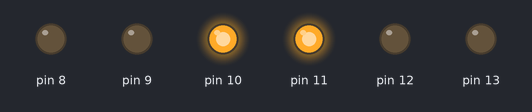
The sketch below on a simulated Arduino Uno, built with avr-gcc and run on an emulated ATmega328P. Parts: output pins drawn as LEDs (lit = HIGH).

Above: at 3.0 s.
At 34.8 s:
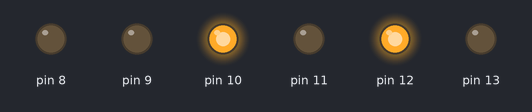
At 67.1 s:
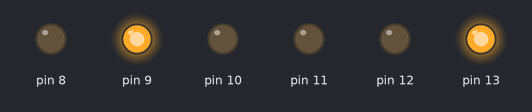
At 129.3 s:
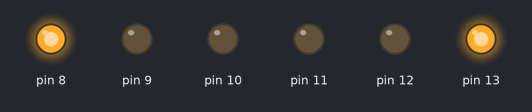
Timing chart, 0 to 130.0 s (numbered marks = the images above):
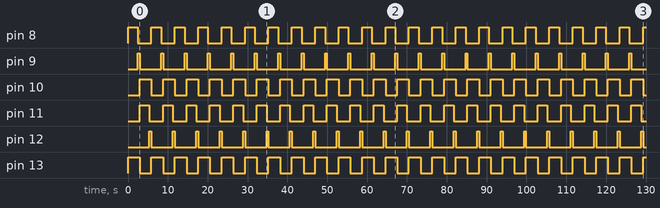

The sketch:

Semaforo.ino
```cpp
void setup() {
  // put your setup code here, to run once:
DDRB = DDRB | B00111111; // Data Direction Register B: Inputs 6-7, Output 0-5
//13=PB5:Rojo1
//12=PB4:Amarillo1
//11=PB3:Verde1
//10=PB2:Rojo2
//9=PB1:Amarillo2
//8=PB0:Verde2
}

void loop() {
  // put your main code here, to run repeatedly:
asm (
"inicio: \n\t"
//"sbi 0x05,0x05 \n\t" //Coloca 1 en bit 5 del RI/O 5
//"cbi 0x05,0x05 \n\t"//Coloca 0 en bit 5 del RI/O 5
"sbi 0x05,0x05 \n\t"//Enciende rojo1
"sbi 0x05,0x00 \n\t"//Enciende verde2
"call tiempo \n\t"//1 segundo
"call tiempo \n\t"
"call tiempo \n\t"
"call tiempo \n\t"
"call tiempo \n\t"
"cbi 0x05,0x00 \n\t"//Apaga verde2
"sbi 0x05,0x01 \n\t"//Enciende amarillo2
"call tiempo \n\t"
"cbi 0x05,0x01 \n\t"//Apaga amarillo2
"cbi 0x05,0x05 \n\t"//Apaga rojo1

"sbi 0x05,0x03 \n\t"//Enciende verde1
"sbi 0x05,0x02 \n\t"//Enciende rojo2

"call tiempo \n\t"
"call tiempo \n\t"
"call tiempo \n\t"
"call tiempo \n\t"
"call tiempo \n\t"
"cbi 0x05,0x03 \n\t"//Apga verde1
"sbi 0x05,0x04 \n\t"//Enciende amarillo1
"call tiempo \n\t"
"cbi 0x05,0x04 \n\t"//Apaga amarillo1
"sbi 0x05,0x05 \n\t"//Enciende rojo1
"cbi 0x05,0x02 \n\t"//Apaga rojo2
"sbi 0x05,0x00 \n\t"//Enciende verde2

"jmp main \n\t"//main

"tiempo: \n\t"
"LDI r22, 40 \n\t"//15
"LOOP_3: \n\t"
"LDI r21, 255 \n\t"
"LOOP_2: \n\t"
"LDI r20, 255 \n\t"
"LOOP_1: \n\t"
"DEC r20 \n\t"
"BRNE LOOP_1 \n\t"
"DEC r21 \n\t"
"BRNE LOOP_2 \n\t"
"DEC r22 \n\t"
"BRNE LOOP_3 \n\t"
"ret \n\t"
);
}
```
